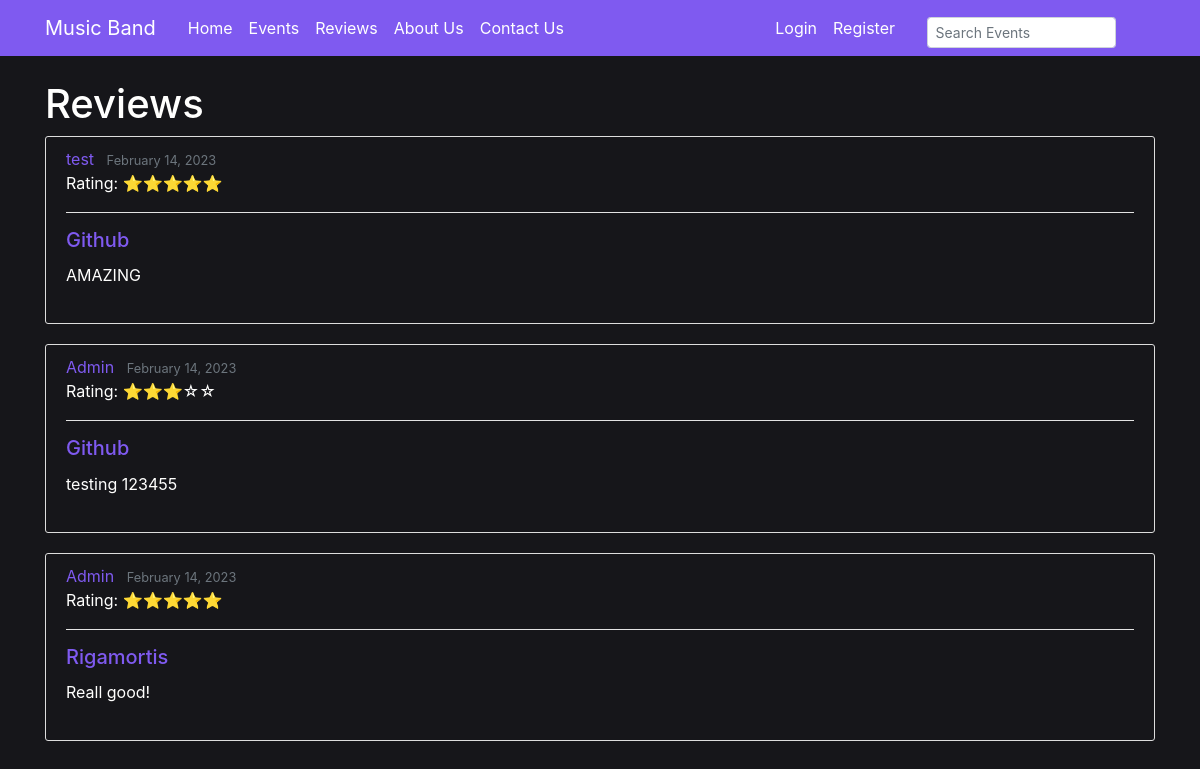
The page /reviews/ on the database as committed earlier.
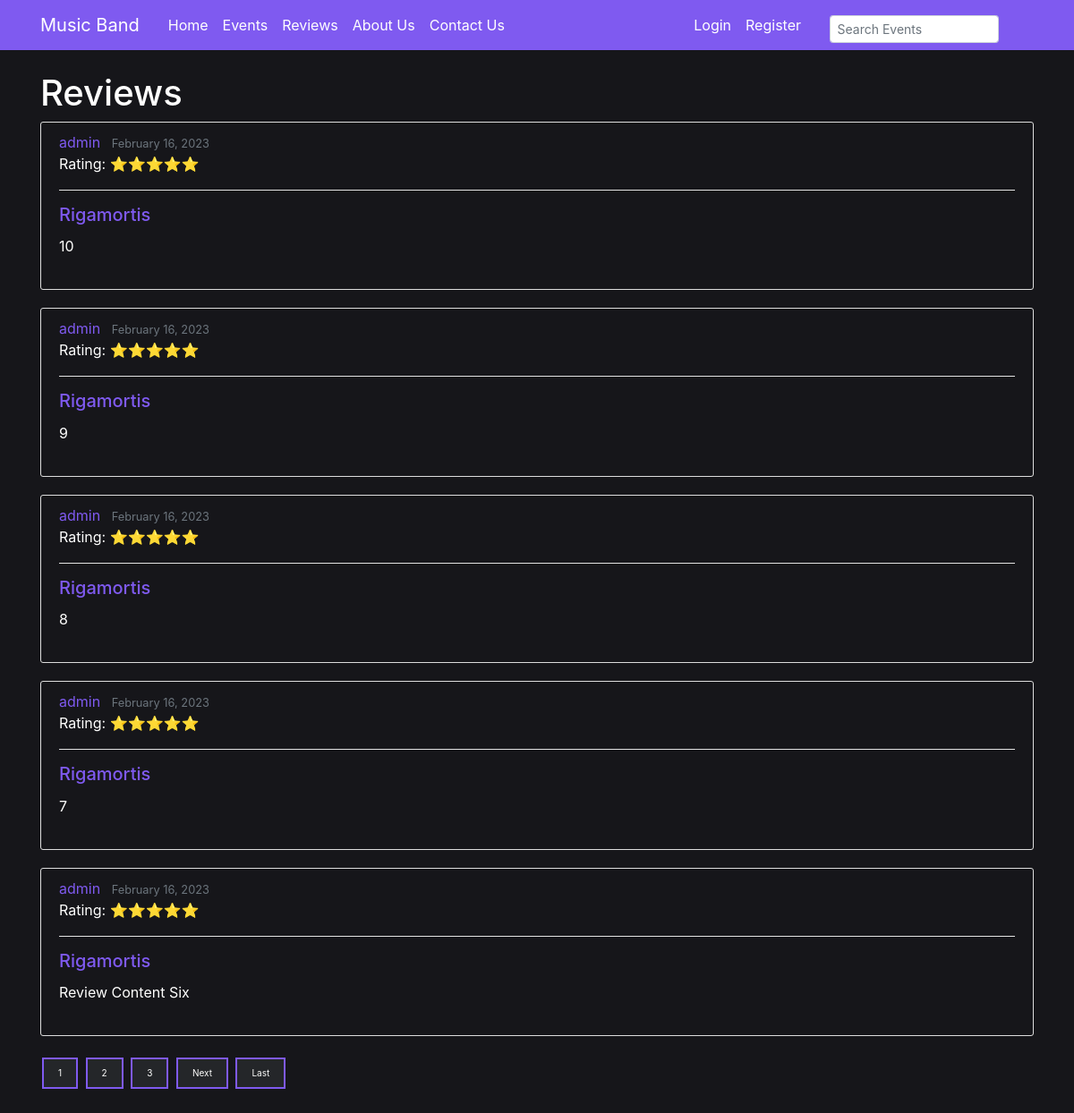
The same page on the database as committed later.
### events/models.py (models this page shows, shortened)
class Review(models.Model):
    author = models.CharField(max_length=100)
    event_rating = models.PositiveSmallIntegerField(validators=[MinValueValidator(0), MaxValueValidator(5)]) # event rating is a positive small integer field
    content = models.TextField()
    date_posted = models.DateTimeField(auto_now_add=True)
    event = models.ForeignKey(Event, on_delete=models.CASCADE)
    user = models.ForeignKey(settings.AUTH_USER_MODEL, on_delete=models.CASCADE, null=True)

class Event(models.Model):
    name = models.CharField(max_length=100)
    event_type = models.CharField(max_length=50)
    location = models.CharField(max_length=100)
    date = models.DateTimeField()
    description = models.TextField()
    photo = models.ImageField(upload_to='')
    def __str__(self):
        return self.name

### events/views.py (the view)
# urls.py: path('reviews/', ReviewListView.as_view(), name='events-reviews'), # 'reviews/' maps to the reviews page
class ReviewListView(ListView): # This view is used to display all the reviews in the database
    model = Review # Tells the view which model to query
    template_name = 'events/reviews.html' # <app>/<model>_<viewtype>.html
    context_object_name = 'reviews' # name of the object list that will be used in the template
    ordering = ['-date_posted'] # orders the reviews by date posted
    paginate_by = 5 # number of reviews to display per page

### events/templatetags/rating_stars.py (called while the page is built)
@register.filter
def stars(value):
    full_stars = int(value)
    empty_stars = 5 - full_stars
    return '⭐' * full_stars + '☆' * empty_stars

### events/templates/events/reviews.html (shortened to what this page needs)
{% extends "events/base.html" %}
{% load rating_stars %}
{% block content %}
    <h1>Reviews</h1>
    {% for review in reviews %}
        <article class="media content-section">
            <div class="media-body">
                <div class="article-metadata">
                    <a class="mr-2" style="color: #7f5af0;" href="{% url 'user-reviews' review.author %}">{{ review.author }}</a>
                    <small class="text-muted">{{ review.date_posted|date:"F d, Y" }}</small>
                    <p class="review-card-rating">Rating: {{ review.event_rating|stars }}</p>
                </div>
                <h2><a class="event-card-title" href="{% url 'review-detail' review.id %}">{{ review.event}}</a></h2>
                <p class="article-content">{{ review.content }}</p>
            </div>
        </article>
    {% endfor %}
{% if is_paginated %}
	{% for num in page_obj.paginator.page_range %}
		{% if page_obj.number == num %}
			<a class="pagination-button" href="?page={{ num }}">{{ num }}</a>
		{% elif num > page_obj.number|add:'-3' and num < page_obj.number|add:'3' %}
			<a class="pagination-button" href="?page={{ num }}">{{ num }}</a>
		{% endif %}
	{% endfor %}
	{% if page_obj.has_next %}
		<a class="pagination-button" href="?page={{ page_obj.next_page_number }}">Next</a>
		<a class="pagination-button" href="?page={{ page_obj.paginator.num_pages }}">Last</a>
	{% endif %}
{% endif %}
{% endblock content %}

Rows that differ between the two databases and show on the page:
removed Review: author "test", date_posted "February 14, 2023", event_rating|stars "⭐⭐⭐⭐⭐", event "Github", content "AMAZING"
no longer on this page (row edited): Review: author "Admin", date_posted "February 14, 2023", event_rating|stars "⭐⭐⭐☆☆", event "Github", content "testing 123455"
no longer on this page (row edited): Review: author "Admin", date_posted "February 14, 2023", event_rating|stars "⭐⭐⭐⭐⭐", event "Rigamortis", content "Reall good!"
added Review: author "admin", date_posted "February 16, 2023", event_rating|stars "⭐⭐⭐⭐⭐", event "Rigamortis", content "10"
added Review: author "admin", date_posted "February 16, 2023", event_rating|stars "⭐⭐⭐⭐⭐", event "Rigamortis", content "9"
added Review: author "admin", date_posted "February 16, 2023", event_rating|stars "⭐⭐⭐⭐⭐", event "Rigamortis", content "8"
added Review: author "admin", date_posted "February 16, 2023", event_rating|stars "⭐⭐⭐⭐⭐", event "Rigamortis", content "7"
added Review: author "admin", date_posted "February 16, 2023", event_rating|stars "⭐⭐⭐⭐⭐", event "Rigamortis", content "Review Content Six"
Other text that changed with them:
new list line: "1"
new list line: "2"
new list line: "3"
text now shown: "Next Last"
